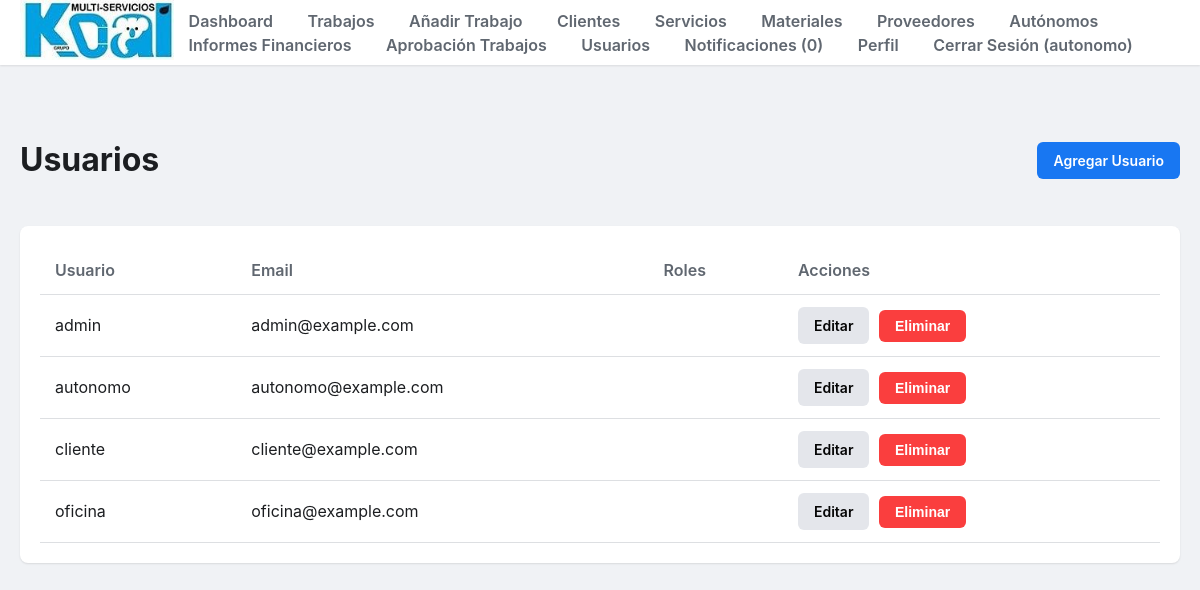
Screenshot of /users/ (signed in) with the database file from the repository.
### tables this page shows
CREATE TABLE users (
  id INTEGER PRIMARY KEY AUTOINCREMENT,
  username TEXT NOT NULL UNIQUE,
  password_hash TEXT NOT NULL,
  role TEXT, -- This will store the role code (e.g., 'admin', 'cliente')
  nombre TEXT,
  telefono TEXT,
  email TEXT,
  nif TEXT,
  created_at TEXT DEFAULT CURRENT_TIMESTAMP
);

### backend/users.py (the view)
@bp.route('/')
@login_required
def list_users():
    db = get_db()
    users = db.execute(
        '''
        SELECT
            u.id, u.username, u.email, u.nombre, u.telefono, u.nif,
            GROUP_CONCAT(r.code) AS roles_codes
        FROM users u
        LEFT JOIN user_roles ur ON u.id = ur.user_id
        LEFT JOIN roles r ON ur.role_id = r.id
        GROUP BY u.id, u.username, u.email, u.nombre, u.telefono, u.nif
        ORDER BY u.username
        '''
    ).fetchall()
    return render_template('users/list.html', users=users)

### backend/auth.py (called while the page is built)
def login_required(view):
    @functools.wraps(view)
    def wrapped_view(**kwargs):
        if not current_user.is_authenticated:
            return redirect(url_for('auth.login'))
        return view(**kwargs)
    return wrapped_view

    @staticmethod
    def from_row(row):
        if row is None:
            return None
        return User(row["id"], row["username"], row["password_hash"], row["role"])

### backend/db.py (called while the page is built)
def get_db():
    if "db" not in g:
        try:
            path = current_app.config["DATABASE"]
            os.makedirs(os.path.dirname(path), exist_ok=True)
            g.db = sqlite3.connect(path, detect_types=sqlite3.PARSE_DECLTYPES)
            g.db.row_factory = sqlite3.Row
        except sqlite3.Error as e:
            print(f"ERROR: Could not connect to database in get_db: {e}")
            import traceback
            traceback.print_exc()
            g.db = None # Set g.db to None to avoid repeated attempts
            return None # Return None to indicate failure
    return g.db

### templates/users/list.html (shortened to what this page needs)
{% extends "base.html" %}
{% block content %}
    <div class="content-header">
        <h1>Usuarios</h1>
        <a href="{{ url_for('users.add_user') }}" class="btn btn-primary">Agregar Usuario</a>
    </div>
    <div class="table-container">
        <table>
            <thead>
                <tr>
                    <th>Usuario</th>
                    <th>Email</th>
                    <th>Roles</th>
                    <th>Acciones</th>
                </tr>
            </thead>
            <tbody>
                {% for user in users %}
                <tr>
                    <td>{{ user['username'] }}</td>
                    <td>{{ user['email'] }}</td>
                    <td>{{ user['roles'] or '' }}</td>
                    <td class="actions">
                        <a href="{{ url_for('users.edit_user', user_id=user['id']) }}" class="btn btn-secondary">Editar</a>
                        <form action="{{ url_for('users.delete_user', user_id=user['id']) }}" method="post" style="display:inline;">
                            <button type="submit" class="btn btn-danger" onclick="return confirm('¿Estás seguro de que quieres eliminar este usuario?');">Eliminar</button>
                        </form>
                    </td>
                </tr>
                {% else %}
                <tr>
                    <td colspan="4">No hay usuarios registrados.</td>
                </tr>
                {% endfor %}
            </tbody>
        </table>
    </div>
{% endblock %}

### templates/base.html (shortened to what this page needs)
<!DOCTYPE html>
<html lang="es">
<head>
    <link rel="stylesheet" href="{{ url_for('static', filename='style.css') }}">
</head>
<body>
    <header class="main-header">
        <div class="header-container">
            <a href="{{ url_for('index') if current_user.is_authenticated else url_for('auth.login') }}">
                <img src="{{ url_for('static', filename='logo.jpg') }}" alt="Grupo Koal Logo" class="logo">
            </a>
            <nav>
                {% if current_user.is_authenticated %}
                    <a href="{{ url_for('index') }}">Dashboard</a>
                    <a href="{{ url_for('jobs.list_jobs') }}">Trabajos</a>
                    <a href="{{ url_for('jobs.add_job') }}">Añadir Trabajo</a>
                    <a href="{{ url_for('clients.list_clients') }}">Clientes</a>
                    <a href="{{ url_for('services.list_services') }}">Servicios</a>
                    <a href="{{ url_for('materials.list_materials') }}">Materiales</a>
                    <a href="{{ url_for('providers.list_providers') }}">Proveedores</a>
                    <a href="{{ url_for('freelancers.list_freelancers') }}">Autónomos</a>
                    <a href="{{ url_for('reports.financial_reports') }}">Informes Financieros</a>
                    <a href="{{ url_for('jobs.list_jobs') }}">Aprobación Trabajos</a>
                    <a href="{{ url_for('users.list_users') }}">Usuarios</a>
                    <a href="{{ url_for('notifications.list_notifications') }}">Notificaciones (<span id="notification-count">0</span>)</a>
                    <a href="{{ url_for('profile.user_profile') }}">Perfil</a>
                    <a href="{{ url_for('auth.logout') }}">Cerrar Sesión ({{ current_user.username }})</a>
                {% else %}
                    <a href="{{ url_for('about.about') }}">Quiénes Somos</a>
                    <a href="{{ url_for('auth.login') }}">Iniciar Sesión</a>
                    <a href="{{ url_for('auth.register_general') }}">Registrarse</a>
                {% endif %}
            </nav>
        </div>
    </header>
    <main class="container">
        {% block content %}{% endblock %}
    </main>
</body>
</html>

### static/style.css (style rules this page uses)
body { font-family: -apple-system, BlinkMacSystemFont, "Segoe UI", Roboto, "Helvetica Neue", Arial, sans-serif; background-color: #f0f2f5; color: #1c1e21; line-height: 1.5; margin: 0; padding: 0; }
.container { max-width: 1200px; margin: 0 auto; padding: 20px; }
.main-header { background: #fff; box-shadow: 0 1px 2px rgba(0, 0, 0, 0.1); padding: 0 20px; margin-bottom: 30px; }
.header-container { display: flex; justify-content: space-between; align-items: center; max-width: 1200px; margin: 0 auto; height: 65px; }
.logo { max-height: 60px; width: auto; }
nav a { color: #606770; text-decoration: none; font-weight: 600; padding: 10px 15px; border-radius: 6px; transition: background-color 0.2s; }
.content-header { display: flex; justify-content: space-between; align-items: center; margin-bottom: 20px; }
.btn { padding: 8px 16px; border: none; border-radius: 6px; cursor: pointer; font-size: 14px; font-weight: 600; text-decoration: none; display: inline-block; text-align: center; }
.btn-primary { background-color: #1877f2; color: #fff; }
.btn-secondary { background-color: #e4e6eb; color: #050505; }
.btn-danger { background-color: #fa3e3e; color: #fff; }
.table-container { background: #fff; padding: 20px; border-radius: 8px; box-shadow: 0 1px 2px rgba(0,0,0,0.1); }
table { width: 100%; border-collapse: collapse; }
th, td { text-align: left; padding: 12px 15px; border-bottom: 1px solid #dddfe2; }
thead th { font-weight: 600; color: #606770; }
.actions .btn { margin-right: 5px; }

### rows the page displays
users: username "autonomo", email "autonomo@example.com"
users: username "admin", email "admin@example.com"
users: username "cliente", email "cliente@example.com"
users: username "oficina", email "oficina@example.com"
